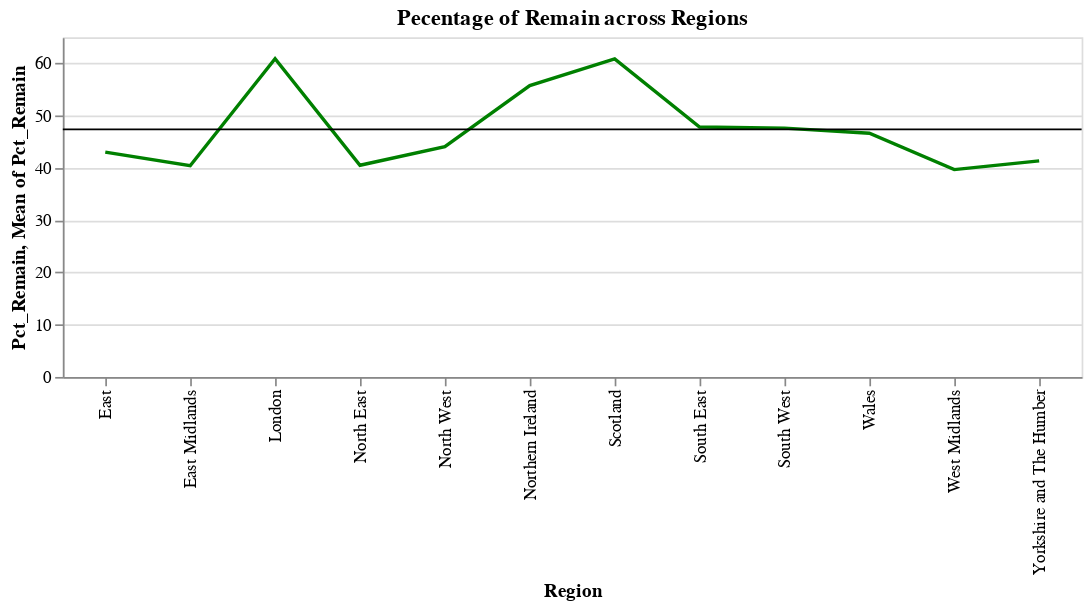

Source (notebook cell):
### Code cell
Region_mean_rate = pdfile.groupby('Region').mean()

Region_mean_rate['Region'] = Region_mean_rate.index

Region_mean_rate = Region_mean_rate[['Region', 'Pct_Remain', 'Pct_Leave']]


#plot percentage of remain across regions
line = alt.Chart(Region_mean_rate).mark_line(
    color='green'
).encode(
    x='Region',
    y='Pct_Remain'
)



mean = alt.Chart(Region_mean_rate).mark_rule(
    color='black'
).encode(
    y='mean(Pct_Remain)'
)
(line+mean).properties(width=600, height=200, title = "Pecentage of Remain across Regions")

### Figure 1 — Vega-Lite specification as saved in the notebook (floating-point values rounded to 4 significant figures)
{"config": {"view": {"continuousWidth": 400, "continuousHeight": 300}}, "layer": [{"mark": {"type": "line", "color": "green"}, "encoding": {"x": {"type": "nominal", "field": "Region"}, "y": {"type": "quantitative", "field": "Pct_Remain"}}}, {"mark": {"type": "rule", "color": "black"}, "encoding": {"y": {"type": "quantitative", "aggregate": "mean", "field": "Pct_Remain"}}}], "data": {"name": "data-92f037d2c3cb5d0223dfd7bff8afbb38"}, "height": 200, "title": "Pecentage of Remain across Regions", "width": 600, "$schema": "https://vega.github.io/schema/vega-lite/v4.0.2.json", "datasets": {"data-92f037d2c3cb5d0223dfd7bff8afbb38": [{"Region": "East", "Pct_Remain": 43.04, "Pct_Leave": 56.96}, {"Region": "East Midlands", "Pct_Remain": 40.43, "Pct_Leave": 59.57}, {"Region": "London", "Pct_Remain": 60.91, "Pct_Leave": 39.09}, {"Region": "North East", "Pct_Remain": 40.52, "Pct_Leave": 59.48}, {"Region": "North West", "Pct_Remain": 44.08, "Pct_Leave": 55.92}, {"Region": "Northern Ireland", "Pct_Remain": 55.78, "Pct_Leave": 44.22}, {"Region": "Scotland", "Pct_Remain": 60.86, "Pct_Leave": 39.14}, {"Region": "South East", "Pct_Remain": 47.83, "Pct_Leave": 52.17}, {"Region": "South West", "Pct_Remain": 47.62, "Pct_Leave": 52.38}, {"Region": "Wales", "Pct_Remain": 46.65, "Pct_Leave": 53.35}, {"Region": "West Midlands", "Pct_Remain": 39.69, "Pct_Leave": 60.31}, {"Region": "Yorkshire and The Humber", "Pct_Remain": 41.35, "Pct_Leave": 58.65}]}}
